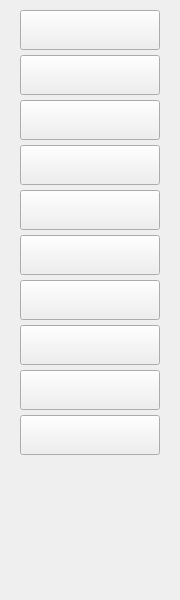
<?xml version="1.0" encoding="UTF-8"?>
<ui version="4.0">
 <class>FormTable</class>
 <widget class="QWidget" name="FormTable">
  <property name="geometry">
   <rect>
    <x>0</x>
    <y>0</y>
    <width>180</width>
    <height>600</height>
   </rect>
  </property>
  <property name="windowTitle">
   <string>Form</string>
  </property>
  <widget class="QLabel" name="label">
   <property name="geometry">
    <rect>
     <x>110</x>
     <y>180</y>
     <width>54</width>
     <height>61</height>
    </rect>
   </property>
   <property name="text">
    <string/>
   </property>
  </widget>
  <widget class="QPushButton" name="YuGangBtn">
   <property name="geometry">
    <rect>
     <x>20</x>
     <y>10</y>
     <width>140</width>
     <height>40</height>
    </rect>
   </property>
   <property name="text">
    <string/>
   </property>
  </widget>
  <widget class="QPushButton" name="GuhuaBtn">
   <property name="geometry">
    <rect>
     <x>20</x>
     <y>55</y>
     <width>140</width>
     <height>40</height>
    </rect>
   </property>
   <property name="text">
    <string/>
   </property>
  </widget>
  <widget class="QPushButton" name="BoqianBtn">
   <property name="geometry">
    <rect>
     <x>20</x>
     <y>100</y>
     <width>140</width>
     <height>40</height>
    </rect>
   </property>
   <property name="text">
    <string/>
   </property>
  </widget>
  <widget class="QPushButton" name="BoqianBiaoBtn">
   <property name="geometry">
    <rect>
     <x>20</x>
     <y>145</y>
     <width>140</width>
     <height>40</height>
    </rect>
   </property>
   <property name="text">
    <string/>
   </property>
  </widget>
  <widget class="QPushButton" name="ShuzhiBtn">
   <property name="geometry">
    <rect>
     <x>20</x>
     <y>190</y>
     <width>140</width>
     <height>40</height>
    </rect>
   </property>
   <property name="text">
    <string/>
   </property>
  </widget>
  <widget class="QPushButton" name="ShuzhiBiaoBtn">
   <property name="geometry">
    <rect>
     <x>20</x>
     <y>235</y>
     <width>140</width>
     <height>40</height>
    </rect>
   </property>
   <property name="text">
    <string/>
   </property>
  </widget>
  <widget class="QPushButton" name="YonghuBtn">
   <property name="geometry">
    <rect>
     <x>20</x>
     <y>280</y>
     <width>140</width>
     <height>40</height>
    </rect>
   </property>
   <property name="text">
    <string/>
   </property>
  </widget>
  <widget class="QPushButton" name="JiqirenBtn">
   <property name="geometry">
    <rect>
     <x>20</x>
     <y>325</y>
     <width>140</width>
     <height>40</height>
    </rect>
   </property>
   <property name="text">
    <string/>
   </property>
  </widget>
  <widget class="QPushButton" name="JiluBtn">
   <property name="geometry">
    <rect>
     <x>20</x>
     <y>370</y>
     <width>140</width>
     <height>40</height>
    </rect>
   </property>
   <property name="text">
    <string/>
   </property>
  </widget>
  <widget class="QPushButton" name="GuhuaBiaoBtn">
   <property name="geometry">
    <rect>
     <x>20</x>
     <y>415</y>
     <width>140</width>
     <height>40</height>
    </rect>
   </property>
   <property name="text">
    <string/>
   </property>
  </widget>
 </widget>
 <resources/>
 <connections/>
</ui>
